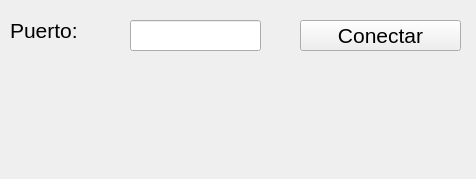
<?xml version="1.0" encoding="UTF-8"?>
<ui version="4.0">
 <class>MainWindow</class>
 <widget class="QMainWindow" name="MainWindow">
  <property name="geometry">
   <rect>
    <x>0</x>
    <y>0</y>
    <width>476</width>
    <height>179</height>
   </rect>
  </property>
  <property name="windowTitle">
   <string>MainWindow</string>
  </property>
  <widget class="QWidget" name="centralwidget">
   <widget class="QLabel" name="label">
    <property name="geometry">
     <rect>
      <x>10</x>
      <y>20</y>
      <width>111</width>
      <height>21</height>
     </rect>
    </property>
    <property name="font">
     <font>
      <pointsize>16</pointsize>
     </font>
    </property>
    <property name="text">
     <string>Puerto:</string>
    </property>
   </widget>
   <widget class="QLineEdit" name="txt_com">
    <property name="geometry">
     <rect>
      <x>130</x>
      <y>20</y>
      <width>131</width>
      <height>31</height>
     </rect>
    </property>
    <property name="font">
     <font>
      <pointsize>14</pointsize>
     </font>
    </property>
   </widget>
   <widget class="QPushButton" name="btn_conectar">
    <property name="geometry">
     <rect>
      <x>300</x>
      <y>20</y>
      <width>161</width>
      <height>31</height>
     </rect>
    </property>
    <property name="font">
     <font>
      <pointsize>16</pointsize>
     </font>
    </property>
    <property name="text">
     <string>Conectar</string>
    </property>
    <property name="shortcut">
     <string>Return, Enter</string>
    </property>
   </widget>
  </widget>
 </widget>
 <resources/>
 <connections/>
</ui>
